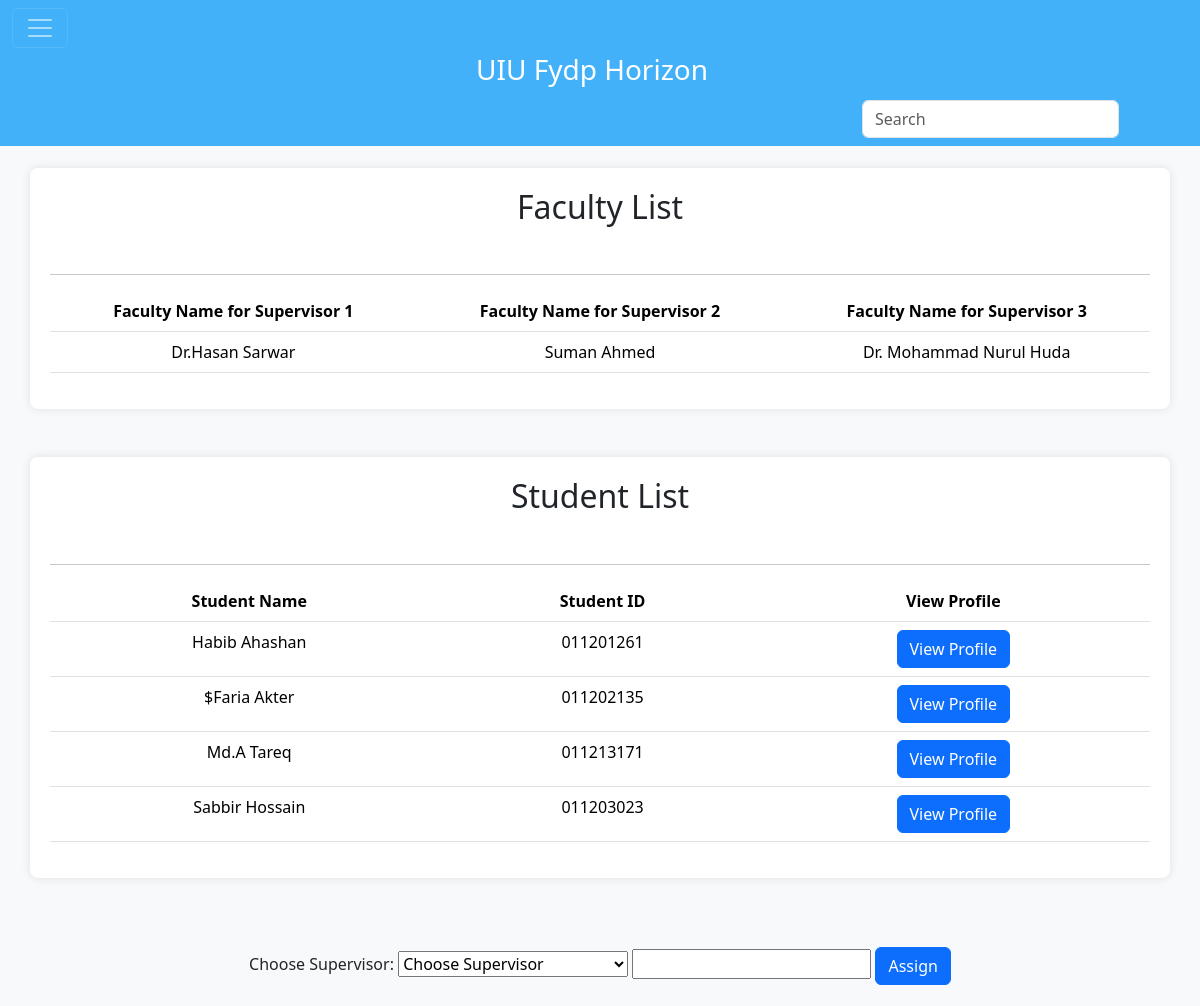
The page /reqGroup.php?id=1&gid=12 on the database its author committed.
### tables this page shows
CREATE TABLE `application` (
  `id` int(255) NOT NULL,
  `gid` varchar(200) NOT NULL,
  `topic` varchar(200) NOT NULL,
  `supervisor1ID` varchar(50) NOT NULL,
  `supervisor2ID` varchar(20) NOT NULL,
  `supervisor3ID` varchar(20) NOT NULL,
  `status` varchar(50) NOT NULL
);

CREATE TABLE `faculty` (
  `id` int(255) NOT NULL,
  `name` varchar(200) NOT NULL,
  `email` varchar(200) NOT NULL,
  `field` varchar(200) NOT NULL,
  `password` varchar(5000) NOT NULL
);

CREATE TABLE `members` (
  `id` int(255) NOT NULL,
  `gid` varchar(200) NOT NULL,
  `gname` varchar(200) NOT NULL,
  `memid` varchar(200) NOT NULL,
  `mname` varchar(200) NOT NULL,
  `topic` varchar(200) NOT NULL,
  `status` varchar(50) NOT NULL
);

### reqGroup.php (the view, shortened to what this page needs)
<!DOCTYPE html>
<html lang="en">
<head>
    <link href="https://cdn.jsdelivr.net/npm/bootstrap@5.3.2/dist/css/bootstrap.min.css" rel="stylesheet">
</head>
<body>
    <nav class="navbar navbar-dark navbar-custom fixed-top">
        <div class="container-fluid">
            <button class="navbar-toggler" type="button" data-bs-toggle="offcanvas" data-bs-target="#offcanvasDarkNavbar" aria-controls="offcanvasDarkNavbar" aria-label="Toggle navigation">
                <span class="navbar-toggler-icon"></span>
            </button>
            <a class="navbar-brand" href="#"><h3>UIU Fydp Horizon</h3></a>
            <form class="d-flex">
                <input class="form-control me-2" type="search" placeholder="Search" aria-label="Search" id="searchInput">
            </form>
        </div>
    </nav>
    <br> <br><br><br><br>
    <div class="container mt-5">
    <h2 class="text-center">Faculty List</h2> <br><hr>
    <table class="table" id="facultyTable">
        <thead>
            <tr>
                <th>Faculty Name for Supervisor 1</th>
                <th>Faculty Name for Supervisor 2</th>
                <th>Faculty Name for Supervisor 3</th>
            </tr>
        </thead>
        <?php
        include('db.php');
        $s = "SELECT * FROM `application`";
        $result = mysqli_query($conn, $s);
        while ($row = mysqli_fetch_array($result)) {
            $supervisor1ID = $row['supervisor1ID'];
            $supervisor2ID = $row['supervisor2ID'];
            $supervisor3ID = $row['supervisor3ID'];
            $facultyQuery1 = "SELECT name FROM `faculty` WHERE id = $supervisor1ID";
            $facultyQuery2 = "SELECT name FROM `faculty` WHERE id = $supervisor2ID";
            $facultyQuery3 = "SELECT name FROM `faculty` WHERE id = $supervisor3ID";
            $result1 = mysqli_query($conn, $facultyQuery1);
            $result2 = mysqli_query($conn, $facultyQuery2);
            $result3 = mysqli_query($conn, $facultyQuery3);
            $facultyName1 = ($result1 && $faculty1 = mysqli_fetch_assoc($result1)) ? $faculty1['name'] : "N/A";
            $facultyName2 = ($result2 && $faculty2 = mysqli_fetch_assoc($result2)) ? $faculty2['name'] : "N/A";
            $facultyName3 = ($result3 && $faculty3 = mysqli_fetch_assoc($result3)) ? $faculty3['name'] : "N/A";
        ?>
        <tbody>
            <tr>
                <td><?php echo $facultyName1 ?></td>
                <td><?php echo $facultyName2 ?></td>
                <td><?php echo $facultyName3 ?></td>
            </tr>
        </tbody>
        <?php } ?>
    </table>
</div>
    <div class="container mt-5">
    <h2 class="text-center">Student List</h2> <br><hr>
    <table class="table" id="facultyTable">
        <thead>
            <tr>
                <th>Student Name</th>
                <th>Student ID</th>
                <th>View Profile</th>
            </tr>
        </thead>
        <?php
    $gid = $_GET['gid'];
    include('db.php');
    $studentQuery = "SELECT * FROM `members` WHERE gid = $gid AND status='Accepted'";
    $studentResult = mysqli_query($conn, $studentQuery);
    if ($studentResult) {
        while ($studentRow = mysqli_fetch_assoc($studentResult)) {
            $studentName = $studentRow['mname'];
            $studentID = $studentRow['memid'];
            ?>
            <tbody>
                <tr>
                    <td><?php echo $studentName ?></td>
                    <td><?php echo $studentID ?></td>
                    <td>
                        <button class="btn btn-primary" data-bs-toggle="modal" data-bs-target="#viewProfileModal">View Profile</button>
                    </td>
                </tr>
            </tbody>
            <?php
        }
    }
?>
    </table>
</div>
<br>
<br>
<div class="containers">
    <div class="center-content">
        <form action="assign.php" method="post">
            <label for="supervisorSelect">Choose Supervisor:</label>
            <select id="supervisorSelect" name="supervisorSelect" class="supervisor-select">
                <option value="choose">Choose Supervisor</option>
            </select>
            <input type="text" id="selectedSupervisor" name="selectedSupervisor" readonly>
            <button type="submit" class="btn btn-primary">Assign</button>
        </form>
    </div>
</div>
</body>
</html>

### reqGroup.php (style rules this page uses)
.table th, .table td { text-align: center; }
.navbar-custom { background-color: #42b1fa; }
.navbar-brand { text-align: center; width: 100%; color: #ffffff; }
body { background-color: #f8f9fa; }
.container { background-color: #ffffff; border-radius: 8px; padding: 20px; box-shadow: 0 0 10px rgba(0, 0, 0, 0.1); }
.d-flex { margin-left: 850px; }
.containers { display: flex; justify-content: center; align-items: center; height: 10vh; }
.center-content { text-align: center; }

### rows shown on the page
application: faculty.name "Dr.Hasan Sarwar", faculty.name "Suman Ahmed", faculty.name "Dr. Mohammad Nurul Huda"
members: mname "Habib Ahashan", memid "011201261"
members: mname "$Faria Akter", memid "011202135"
members: mname "Md.A Tareq", memid "011213171"
members: mname "Sabbir Hossain", memid "011203023"
